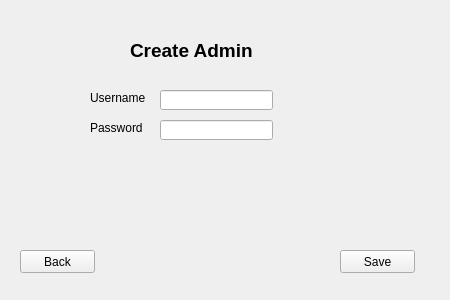
<?xml version="1.0" encoding="UTF-8"?>
<ui version="4.0">
 <class>CreateAdmin</class>
 <widget class="QMainWindow" name="CreateAdmin">
  <property name="geometry">
   <rect>
    <x>0</x>
    <y>0</y>
    <width>450</width>
    <height>300</height>
   </rect>
  </property>
  <property name="windowTitle">
   <string>MainWindow</string>
  </property>
  <widget class="QWidget" name="centralwidget">
   <widget class="QLineEdit" name="Username_lineEdit">
    <property name="geometry">
     <rect>
      <x>160</x>
      <y>90</y>
      <width>113</width>
      <height>20</height>
     </rect>
    </property>
   </widget>
   <widget class="QPushButton" name="Back_pushButton">
    <property name="geometry">
     <rect>
      <x>20</x>
      <y>250</y>
      <width>75</width>
      <height>23</height>
     </rect>
    </property>
    <property name="text">
     <string>Back</string>
    </property>
   </widget>
   <widget class="QLabel" name="label">
    <property name="geometry">
     <rect>
      <x>90</x>
      <y>90</y>
      <width>60</width>
      <height>15</height>
     </rect>
    </property>
    <property name="text">
     <string>Username</string>
    </property>
   </widget>
   <widget class="QLabel" name="label_2">
    <property name="geometry">
     <rect>
      <x>90</x>
      <y>120</y>
      <width>60</width>
      <height>15</height>
     </rect>
    </property>
    <property name="text">
     <string>Password</string>
    </property>
   </widget>
   <widget class="QPushButton" name="save_pushButton">
    <property name="geometry">
     <rect>
      <x>340</x>
      <y>250</y>
      <width>75</width>
      <height>23</height>
     </rect>
    </property>
    <property name="text">
     <string>Save</string>
    </property>
   </widget>
   <widget class="QLineEdit" name="Password_lineEdit">
    <property name="geometry">
     <rect>
      <x>160</x>
      <y>120</y>
      <width>113</width>
      <height>20</height>
     </rect>
    </property>
   </widget>
   <widget class="QLabel" name="label_3">
    <property name="geometry">
     <rect>
      <x>130</x>
      <y>30</y>
      <width>141</width>
      <height>41</height>
     </rect>
    </property>
    <property name="font">
     <font>
      <pointsize>14</pointsize>
      <weight>75</weight>
      <bold>true</bold>
     </font>
    </property>
    <property name="text">
     <string>Create Admin</string>
    </property>
   </widget>
  </widget>
 </widget>
 <resources/>
 <connections/>
</ui>
